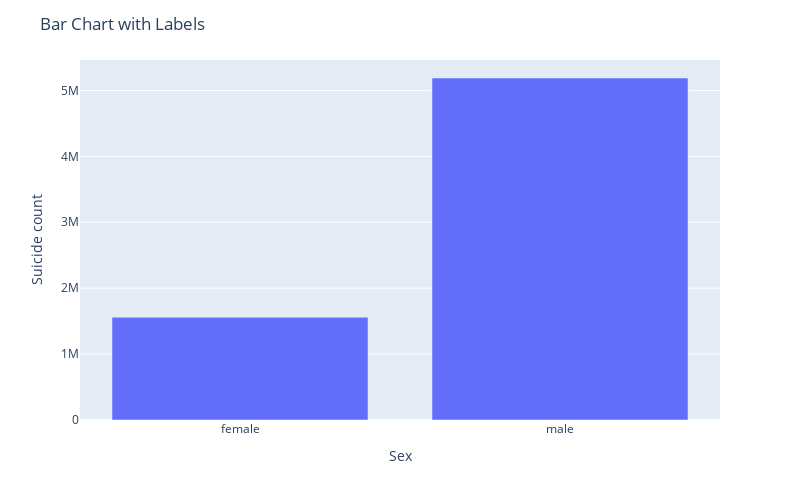

The notebook cell saved with this chart:
### Code cell
fig =px.bar(sex_count,x=sex_count.index,y=sex_count)
fig.update_layout(title='Bar Chart with Labels', xaxis_title='Sex', yaxis_title='Suicide count',width=800,height=500)

### Figure 1 — Plotly figure (JSON) as saved in the notebook; plotly's stock layout.template omitted (floating-point values rounded to 4 significant figures)
{"data": [{"alignmentgroup": "True", "hovertemplate": "sex=%{x}<br>y=%{y}<extra></extra>", "legendgroup": "", "marker": {"color": "#636efa", "pattern": {"shape": ""}}, "name": "", "offsetgroup": "", "orientation": "v", "showlegend": false, "textposition": "auto", "type": "bar", "x": ["female", "male"], "xaxis": "x", "y": [1559510, 5188910], "yaxis": "y"}], "layout": {"barmode": "relative", "height": 500, "legend": {"tracegroupgap": 0}, "margin": {"t": 60}, "title": {"text": "Bar Chart with Labels"}, "width": 800, "xaxis": {"anchor": "y", "autorange": true, "domain": [0, 1], "range": [-0.5, 1.5], "title": {"text": "Sex"}, "type": "category"}, "yaxis": {"anchor": "x", "autorange": true, "domain": [0, 1], "range": [0, 5462000.0], "title": {"text": "Suicide count"}, "type": "linear"}}}
